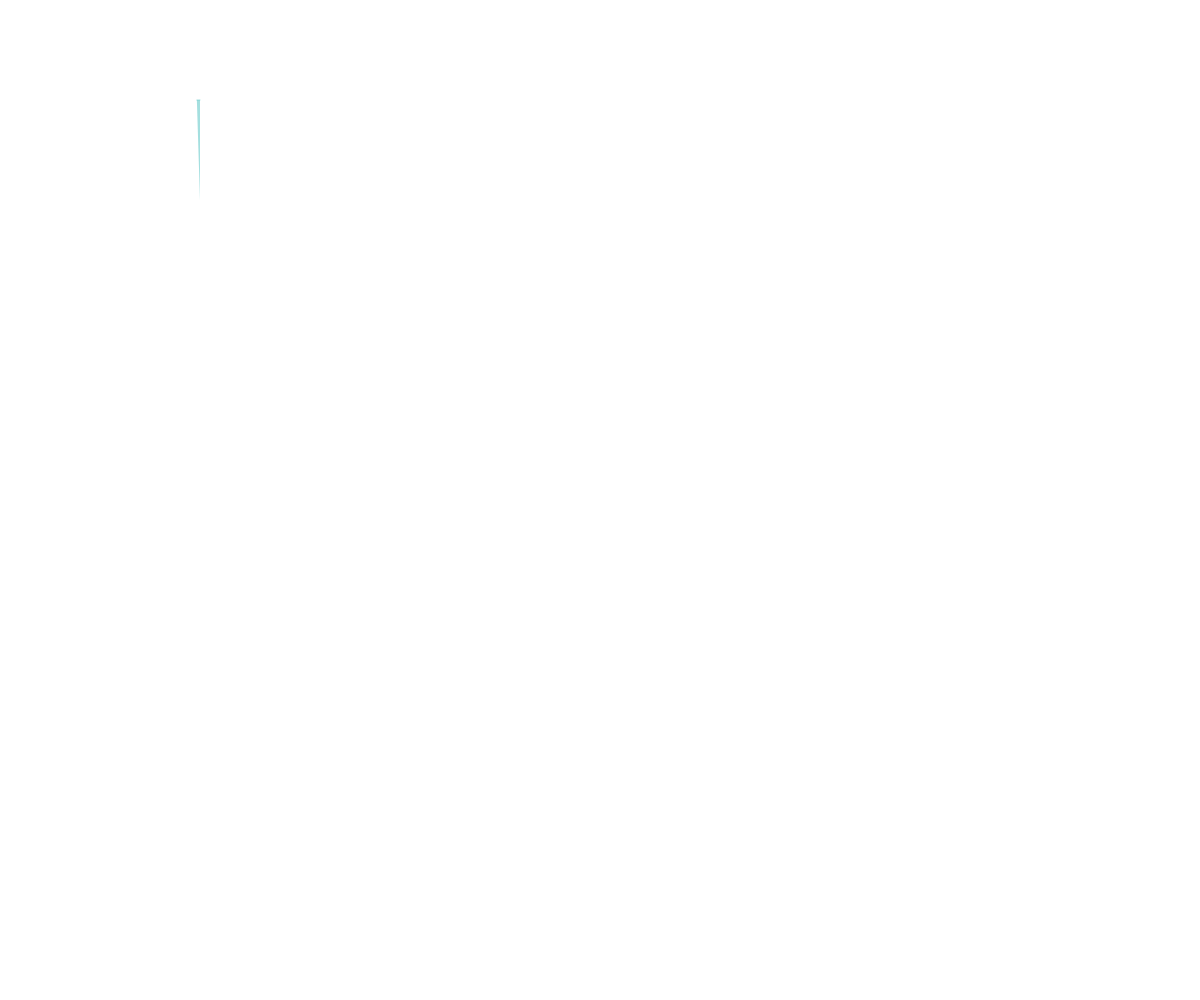
Frame 1 (no input)
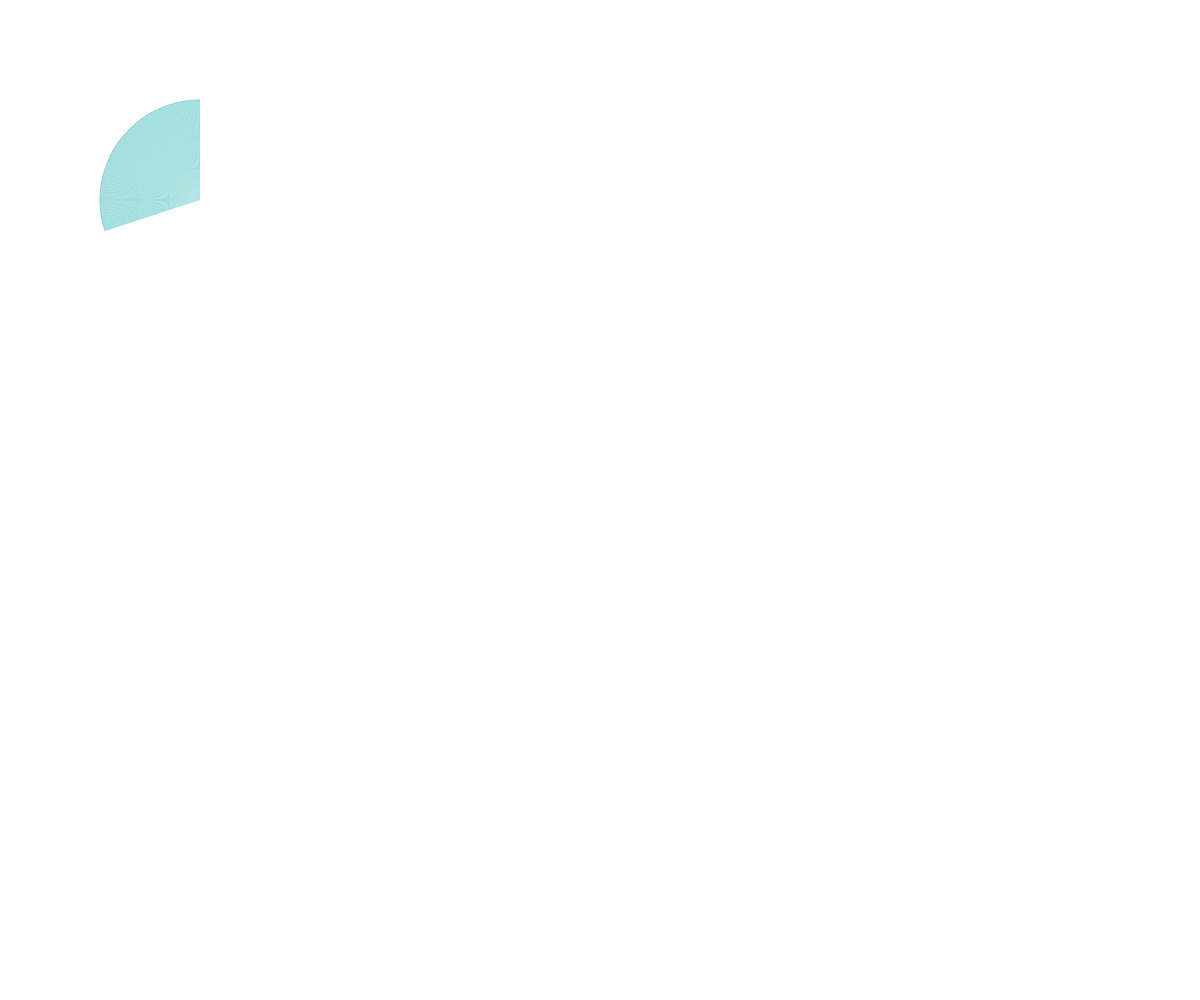
Frame 60 (no input)
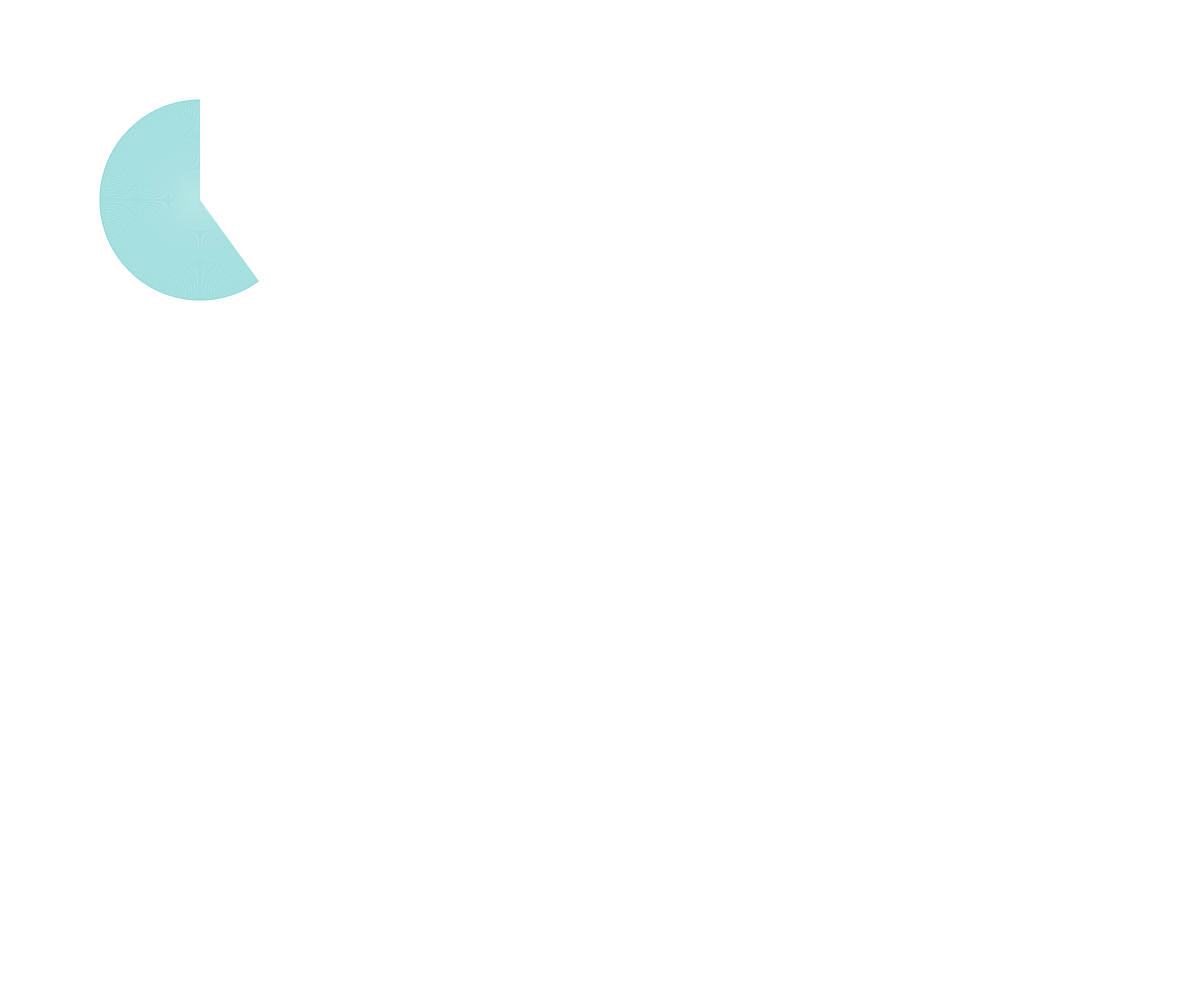
Frame 120 (the mouse pressed at the canvas centre since frame 60)

The p5.js sketch that drew these frames (run headless with seeded random() and noise() and a simulated clock; from frame 60 on, the mouse is pressed at the canvas centre):

// p5.js sketch
// ── sketch.js
var pix;
var piy;
var s;
var size;
var old_angle;
var new_angle;
var r, b, g;

var dir = 1;
var revolution = 0;

function setup() {
  createCanvas(windowWidth, windowHeight);
  background(255, 255, 255);

  // set increment value
  increment = -PI / 100;
  s = 0;

  // set arc start
  old_angle = HALF_PI;
  new_angle = HALF_PI;

  // set colors
  r = 200;
  g = 200 / 2;
  b = 200;
  
  // location of circle
  pix = 200;
  piy = 200;
  
  //size of circle
  size = 200;
}

function draw() {

  // 3 revolutions
  
  if (revolution < 300){
    //s = s - increment;
    old_angle = new_angle;
    new_angle = new_angle - increment;
    r = r + dir;
    g = g + (-.5 * dir);
    b = b + dir;
  
    stroke(g, b, r, 150);
    fill(g, b, r, 150);
    strokeWeight(1);
  
    // P5.JS ARC
    //arc(a,b,c,d,start,stop,[mode])
    // a Number: x - coordinate of the arc 's ellipse
    // b Number: y - coordinate of the arc 's ellipse
    // c Number: width of the arc 's ellipse by default
    // d Number: height of the arc 's ellipse by default
    // start Number: angle to start the arc, specified in radians
    // stop Number: angle to stop the arc, specified in radians[mode] String: optional parameter to determine the way of drawing the arc
    arc(pix, piy, size, size, 2*PI-new_angle, 2*PI-old_angle);
  }

  // change colors
  if (r <= 100 || r >= 200) {
    // change direction of 
    dir = -1 * dir;
    
    // 1 revolution = 100
    revolution = revolution + .5 ;
  }

}
